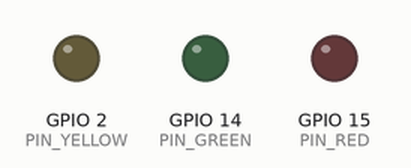
A sketch run on a simulated ESP32. Parts: output pins drawn as LEDs (lit = HIGH). WiFi joins after 1.5 s; servers stay silent unless stated; uploads are accepted with an empty reply; the camera gives no picture; what the sketch prints to the serial monitor is not drawn.

Above: at 5.0 s.
At 9.81 s:
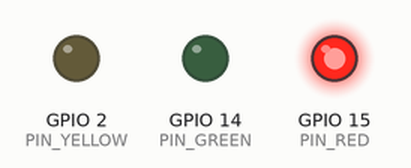
Timing chart, 0 to 14.7 s (numbered marks = the images above):
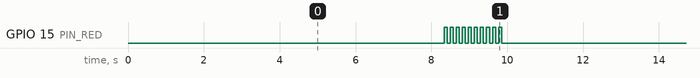

The sketch:

SmartGateCam.ino
```cpp
/*
  Smart Society Gate - ESP32-CAM firmware (AI-Thinker board)

  Captures a JPEG, POSTs it to the Gateway with device credentials,
  reads the decision code (0-5) and shows it on 3 LEDs + Serial Monitor.
  Fails closed: only code 2 means ALLOWED (Section 4).

  Board:    "AI Thinker ESP32-CAM"   (ESP32 boards package by Espressif)
  Library:  ArduinoJson (by Benoit Blanchon) v7 - install from Library Manager

  Wiring (each LED through a 220 ohm resistor to GND):
    GPIO 14 -> GREEN LED   (allowed)
    GPIO  2 -> YELLOW LED  (no plate / unreadable)
    GPIO 15 -> RED LED     (denied / error)
    GPIO 13 <- IR / ultrasonic presence sensor output (active LOW)
  Set USE_PRESENCE_SENSOR to false to capture on a timer instead (testing).
*/
#include <WiFi.h>
#include <HTTPClient.h>
#include <ArduinoJson.h>
#include "esp_camera.h"
#include "secrets.h"

// ---------------- Settings ----------------
#define USE_PRESENCE_SENSOR false
const unsigned long TIMER_INTERVAL_MS = 8000;    // timer mode capture interval
const unsigned long HTTP_TIMEOUT_MS   = 15000;   // > gateway AI_TIMEOUT_S + overhead
const unsigned long COOLDOWN_MS       = 5000;    // after each completed scan
const int MAX_UNREADABLE_RETRIES      = 3;       // FR-ESP-11

const int PIN_GREEN = 14, PIN_YELLOW = 2, PIN_RED = 15, PIN_SENSOR = 13;

// ---------------- AI-Thinker camera pins ----------------
#define PWDN_GPIO_NUM 32
#define RESET_GPIO_NUM -1
#define XCLK_GPIO_NUM 0
#define SIOD_GPIO_NUM 26
#define SIOC_GPIO_NUM 27
#define Y9_GPIO_NUM 35
#define Y8_GPIO_NUM 34
#define Y7_GPIO_NUM 39
#define Y6_GPIO_NUM 36
#define Y5_GPIO_NUM 21
#define Y4_GPIO_NUM 19
#define Y3_GPIO_NUM 18
#define Y2_GPIO_NUM 5
#define VSYNC_GPIO_NUM 25
#define HREF_GPIO_NUM 23
#define PCLK_GPIO_NUM 22

const int RESULT_AUTH_ERROR = -2;  // HTTP 401
const int RESULT_INPUT_ERROR = -3; // HTTP 400/413/429
const int RESULT_SYSTEM = 5;

unsigned long lastScan = 0;

// ---------------- LEDs ----------------
void ledsOff() {
  digitalWrite(PIN_GREEN, LOW); digitalWrite(PIN_YELLOW, LOW); digitalWrite(PIN_RED, LOW);
}
void blink(int pin, int times, int onMs, int offMs) {
  for (int i = 0; i < times; i++) {
    digitalWrite(pin, HIGH); delay(onMs); digitalWrite(pin, LOW); delay(offMs);
  }
}
void indicate(int code) {
  ledsOff();
  switch (code) {
    case 0: Serial.println("-> 0 NO PLATE");          blink(PIN_YELLOW, 1, 150, 150); break;
    case 1: Serial.println("-> 1 UNREADABLE");        blink(PIN_YELLOW, 3, 200, 200); break;
    case 2: Serial.println("-> 2 ALLOWED");           digitalWrite(PIN_GREEN, HIGH); delay(3000); break;
    case 3: Serial.println("-> 3 DENIED (not registered)"); digitalWrite(PIN_RED, HIGH); delay(3000); break;
    case 4: Serial.println("-> 4 DENIED (blocked/expired)"); blink(PIN_RED, 3, 500, 300); break;
    case RESULT_AUTH_ERROR:
      Serial.println("-> AUTH ERROR: check DEVICE_ID / DEVICE_KEY");
      for (int i = 0; i < 5; i++) { digitalWrite(PIN_RED, HIGH); delay(200); digitalWrite(PIN_RED, LOW);
                                    digitalWrite(PIN_YELLOW, HIGH); delay(200); digitalWrite(PIN_YELLOW, LOW); }
      break;
    case RESULT_INPUT_ERROR: Serial.println("-> INPUT ERROR (bad/oversized image or busy)"); blink(PIN_YELLOW, 2, 80, 80); blink(PIN_RED, 1, 300, 100); break;
    default: Serial.println("-> 5 SYSTEM ERROR - gate stays closed"); blink(PIN_RED, 10, 80, 80); break;
  }
  ledsOff();
}

// ---------------- Camera ----------------
bool initCamera() {
  camera_config_t c = {};
  c.ledc_channel = LEDC_CHANNEL_0; c.ledc_timer = LEDC_TIMER_0;
  c.pin_d0 = Y2_GPIO_NUM; c.pin_d1 = Y3_GPIO_NUM; c.pin_d2 = Y4_GPIO_NUM; c.pin_d3 = Y5_GPIO_NUM;
  c.pin_d4 = Y6_GPIO_NUM; c.pin_d5 = Y7_GPIO_NUM; c.pin_d6 = Y8_GPIO_NUM; c.pin_d7 = Y9_GPIO_NUM;
  c.pin_xclk = XCLK_GPIO_NUM; c.pin_pclk = PCLK_GPIO_NUM; c.pin_vsync = VSYNC_GPIO_NUM;
  c.pin_href = HREF_GPIO_NUM; c.pin_sccb_sda = SIOD_GPIO_NUM; c.pin_sccb_scl = SIOC_GPIO_NUM;
  c.pin_pwdn = PWDN_GPIO_NUM; c.pin_reset = RESET_GPIO_NUM;
  c.xclk_freq_hz = 20000000;
  c.pixel_format = PIXFORMAT_JPEG;     // JPEG is the required initial format
  c.frame_size = FRAMESIZE_SVGA;       // 800x600 (FR-ESP-2)
  c.jpeg_quality = 12;                 // 10-15: lower = better quality, bigger file
  c.fb_count = psramFound() ? 2 : 1;
  c.fb_location = psramFound() ? CAMERA_FB_IN_PSRAM : CAMERA_FB_IN_DRAM;
  c.grab_mode = CAMERA_GRAB_LATEST;
  return esp_camera_init(&c) == ESP_OK;
}

// ---------------- Wi-Fi ----------------
void ensureWiFi() {
  if (WiFi.status() == WL_CONNECTED) return;
  Serial.print("Connecting to Wi-Fi");
  WiFi.mode(WIFI_STA);
  WiFi.begin(WIFI_SSID, WIFI_PASSWORD);
  unsigned long start = millis();
  while (WiFi.status() != WL_CONNECTED && millis() - start < 20000) {
    delay(500); Serial.print(".");
  }
  Serial.println(WiFi.status() == WL_CONNECTED ? " connected, IP " + WiFi.localIP().toString()
                                               : " FAILED");
}

// ---------------- One scan ----------------
int scanOnce() {
  ensureWiFi();
  if (WiFi.status() != WL_CONNECTED) return RESULT_SYSTEM;

  camera_fb_t *fb = esp_camera_fb_get();   // discard one stale frame
  if (fb) esp_camera_fb_return(fb);
  fb = esp_camera_fb_get();
  if (!fb) { Serial.println("Camera capture failed"); return RESULT_SYSTEM; }
  Serial.printf("Captured %u bytes, uploading...\n", fb->len);

  HTTPClient http;
  http.begin(GATEWAY_URL);
  http.setTimeout(HTTP_TIMEOUT_MS);
  http.setConnectTimeout(5000);
  http.addHeader("Content-Type", "image/jpeg");
  http.addHeader("X-Device-Id", DEVICE_ID);
  http.addHeader("X-Device-Key", DEVICE_KEY);
  int status = http.POST(fb->buf, fb->len);
  esp_camera_fb_return(fb);

  if (status <= 0) { Serial.printf("HTTP failed: %s\n", http.errorToString(status).c_str()); http.end(); return RESULT_SYSTEM; }
  String body = http.getString();
  http.end();
  Serial.printf("HTTP %d: %s\n", status, body.c_str());

  if (status == 401) return RESULT_AUTH_ERROR;
  if (status == 400 || status == 413 || status == 429) return RESULT_INPUT_ERROR;
  if (status != 200) return RESULT_SYSTEM;           // 5xx etc. -> fail closed

  JsonDocument doc;
  if (deserializeJson(doc, body)) return RESULT_SYSTEM;   // malformed JSON
  if (!doc["code"].is<int>()) return RESULT_SYSTEM;
  int code = doc["code"].as<int>();
  if (code < 0 || code > 5) return RESULT_SYSTEM;         // unknown code
  if (code == 2) {
    Serial.printf("Plate %s | Owner %s | Flat %s\n", doc["plate"] | "-", doc["owner"] | "-", doc["flat"] | "-");
  } else if (!doc["plate"].isNull()) {
    Serial.printf("Plate read: %s\n", doc["plate"].as<const char *>());
  }
  return code;
}

void runScanCycle() {
  int code = RESULT_SYSTEM;
  for (int attempt = 1; attempt <= MAX_UNREADABLE_RETRIES; attempt++) {
    code = scanOnce();
    indicate(code);
    if (code != 1) break;
    Serial.printf("Unreadable, retry %d/%d\n", attempt, MAX_UNREADABLE_RETRIES);
  }
  if (code == 1) {
    Serial.println("Still unreadable -> MANUAL HANDLING needed");
    digitalWrite(PIN_YELLOW, HIGH); digitalWrite(PIN_RED, HIGH); delay(3000); ledsOff();
  }
  if (code == RESULT_AUTH_ERROR) delay(60000);  // don't hammer the server with bad creds
  lastScan = millis();
}

void setup() {
  Serial.begin(115200);
  pinMode(PIN_GREEN, OUTPUT); pinMode(PIN_YELLOW, OUTPUT); pinMode(PIN_RED, OUTPUT);
  pinMode(PIN_SENSOR, INPUT_PULLUP);
  ledsOff();
  if (!initCamera()) {
    Serial.println("Camera init FAILED - check board selection / camera ribbon");
    while (true) blink(PIN_RED, 1, 100, 100);
  }
  ensureWiFi();
  Serial.println("Smart Gate ready.");
}

void loop() {
  if (millis() - lastScan < COOLDOWN_MS) { delay(50); return; }   // FR-ESP-10
  bool trigger = USE_PRESENCE_SENSOR ? (digitalRead(PIN_SENSOR) == LOW)
                                     : (millis() - lastScan >= TIMER_INTERVAL_MS);
  if (trigger) runScanCycle();   // one request at a time (FR-ESP-5)
  delay(50);
}
```

secrets_example.h
```cpp
// Copy this file to "secrets.h" (same folder) and fill in your values.
// secrets.h is git-ignored so the device key is not shared (FR-ESP-4).
#pragma once

#define WIFI_SSID     "YourWiFiName"
#define WIFI_PASSWORD "YourWiFiPassword"

// Laptop IP running the gateway (find it with "ipconfig" on Windows)
#define GATEWAY_URL   "http://192.168.1.20:8000/api/v1/gate/scan"

// Must match SEED_DEVICE_ID / SEED_DEVICE_KEY in the project's .env
#define DEVICE_ID     "gate-01"
#define DEVICE_KEY    "change-me-device-secret-456"
```

Measured:
- by itself, GPIO 15 (PIN_RED): repeats every 9.9 s: 9 × (LOW 0.08 s, HIGH 0.08 s), LOW 8.4 s, HIGH 0.08 s
- by itself, everything shown: repeats every 9.9 s, in 8 steps
